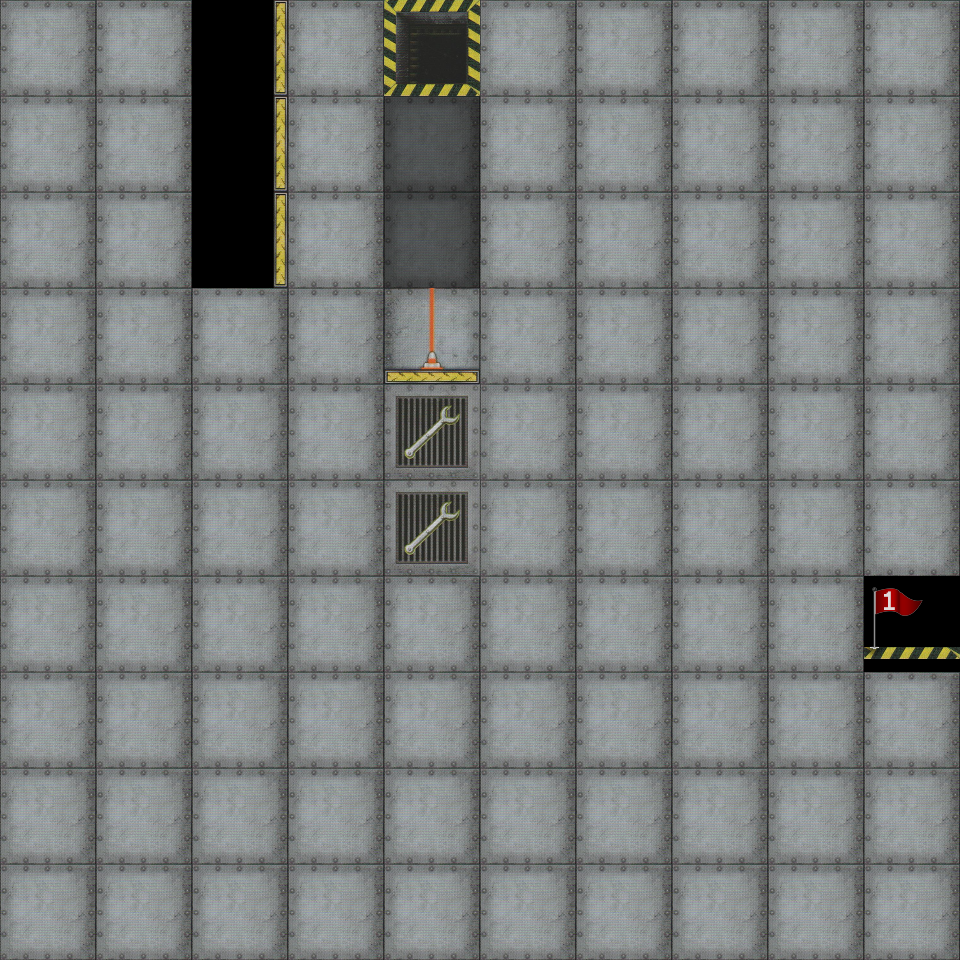

The image is a tile-based game level rendered from a .tmx file. Its description and complete source (layers, tilesets, objects, tile grids) follow:
An orthogonal 10x10 tile map with 96x96 px tiles, 1 tile layer (objects), 2 hidden layers not drawn.

<map version="1.2" tiledversion="1.2.2" orientation="orthogonal" renderorder="right-down" width="10" height="10" tilewidth="96" tileheight="96" infinite="0" nextlayerid="14" nextobjectid="1">
 <tileset firstgid="1" name="tileset" tilewidth="96" tileheight="96" tilecount="50" columns="10">
  <image source="tileset.png" width="960" height="480" />
 </tileset>
 <layer id="11" name="bakgrunn" width="10" height="10" visible="0">
  <data encoding="csv">
25,25,25,25,25,25,25,25,25,25,
25,25,25,25,25,25,25,25,25,25,
25,25,25,25,25,25,25,25,25,25,
25,25,25,25,25,25,25,25,25,25,
25,25,25,25,25,25,25,25,25,25,
25,25,25,25,25,25,25,25,25,25,
25,25,25,25,25,25,25,25,25,47,
25,25,25,25,25,25,25,25,25,25,
25,25,25,25,25,25,25,25,25,25,
25,25,25,25,25,25,25,25,25,25
</data>
 </layer>
 <layer id="12" name="objects" width="10" height="10">
  <data encoding="csv">
25,25,44,25,38,25,25,25,25,25,
25,25,44,25,43,25,25,25,25,25,
25,25,44,25,43,25,25,25,25,25,
25,25,25,25,32,25,25,25,25,25,
25,25,25,25,49,25,25,25,25,25,
25,25,25,25,49,25,25,25,25,25,
25,25,25,25,25,25,25,25,25,26,
25,25,25,25,25,25,25,25,25,25,
25,25,25,25,25,25,25,25,25,25,
25,25,25,25,25,25,25,25,25,25
</data>
 </layer>
 <layer id="13" name="top" width="10" height="10" visible="0">
  <data encoding="csv">
0,0,0,0,0,0,0,0,0,0,
0,0,0,0,0,0,0,0,0,0,
0,0,0,0,0,0,0,0,0,0,
0,0,0,0,0,0,0,0,0,0,
0,0,0,0,0,0,0,0,0,0,
0,0,0,0,0,0,0,0,0,0,
0,0,0,0,0,0,0,0,0,0,
0,0,0,0,0,0,0,0,0,0,
0,0,0,0,0,0,0,0,0,0,
0,0,0,0,0,0,0,0,0,0
</data>
 </layer>
</map>
